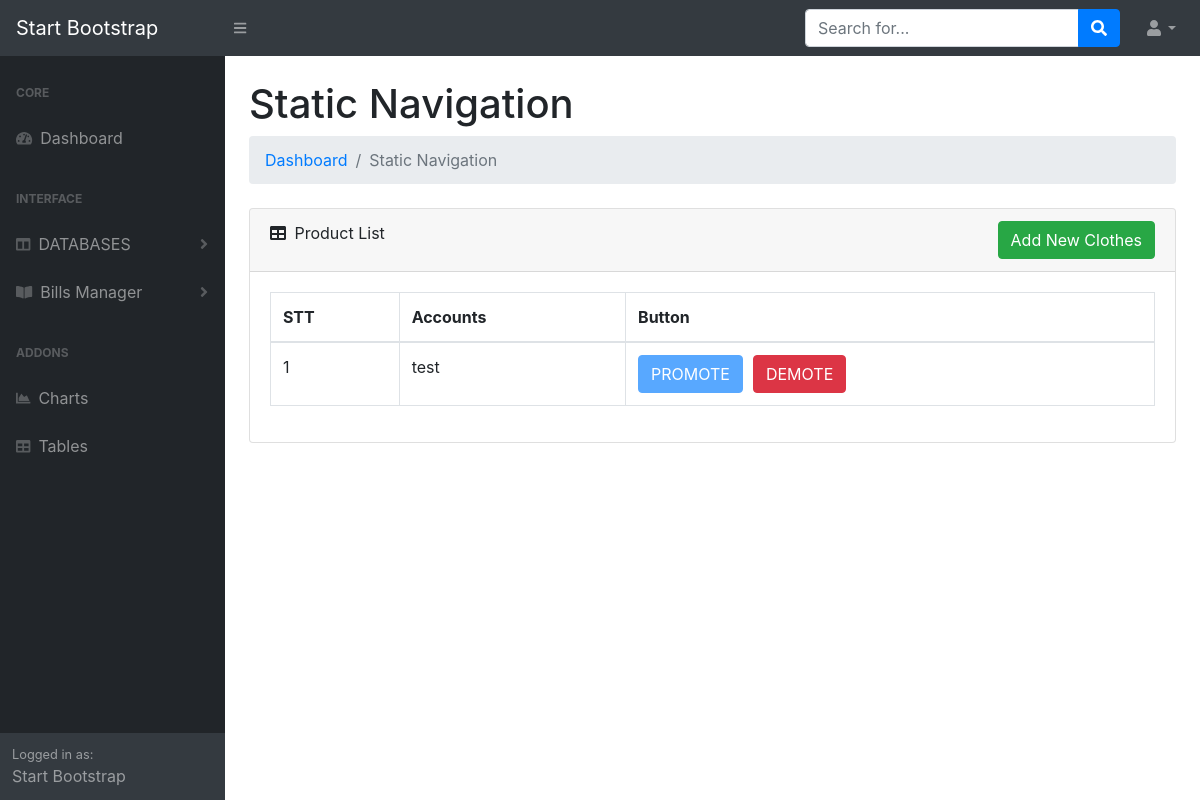
/admin-test/ACCOUNT.php, run on an earlier commit of the app's database.
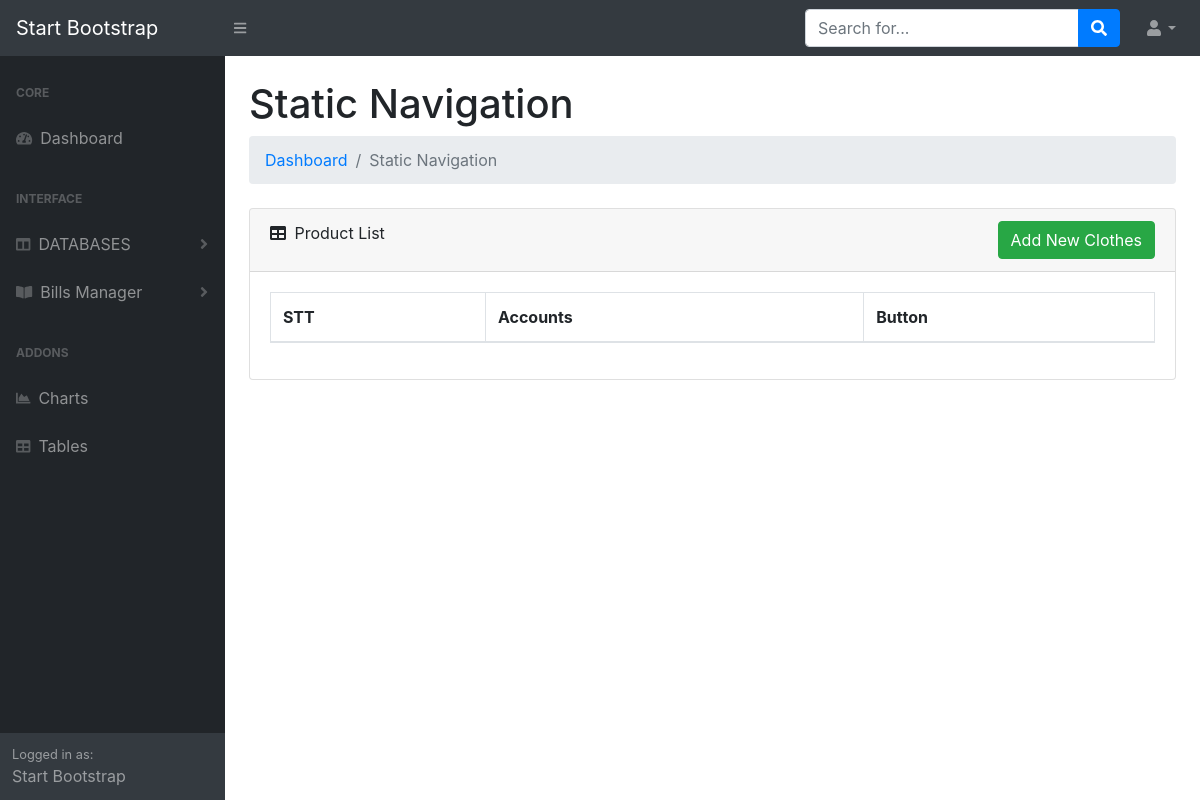
And on a later commit of the database.
### tables this page shows
CREATE TABLE `accounts` (
  `id` int(11) NOT NULL,
  `username` varchar(255) NOT NULL,
  `password` varchar(255) NOT NULL,
  `lv` int(11) NOT NULL
);

### models/DataProvider.php (called while the page is built, shortened)
<?php
class DataProvider
{
	private $link;
	function __construct()
	{
		$this->link=mysqli_connect("localhost","root","","sellclothes");
	}
	function ExecuteQuery($sql)
	{
		mysqli_query($this->link,"set names 'utf8'");
		return mysqli_query($this->link, $sql);
	}
	function FetchAll($sql)
	{
		$result=$this->ExecuteQuery($sql);
		$arr=array();
		while($row=mysqli_fetch_assoc($result))
		{
			$arr[]=$row;
		}
		return $arr;
	}
}
?>

### admin-test/ACCOUNT.php (the view, shortened to what this page needs)
<?php
include_once("../models/DataProvider.php");
?>
<!DOCTYPE html>
<html lang="en">
    <head>
        <link href="css/styles.css" rel="stylesheet" />
        <link href="https://cdn.datatables.net/1.10.20/css/dataTables.bootstrap4.min.css" rel="stylesheet" />
    </head>
    <body>
        <nav class="sb-topnav navbar navbar-expand navbar-dark bg-dark">
            <a class="navbar-brand" href="index.php">Start Bootstrap</a>
            <button class="btn btn-link btn-sm order-1 order-lg-0" id="sidebarToggle" href="#"><i class="fas fa-bars"></i></button>
            <form class="d-none d-md-inline-block form-inline ml-auto mr-0 mr-md-3 my-2 my-md-0">
                <div class="input-group">
                    <input class="form-control" type="text" placeholder="Search for..." aria-label="Search" aria-describedby="basic-addon2" />
                    <div class="input-group-append">
                        <button class="btn btn-primary" type="button"><i class="fas fa-search"></i></button>
                    </div>
                </div>
            </form>
            <ul class="navbar-nav ml-auto ml-md-0">
                <li class="nav-item dropdown">
                    <a class="nav-link dropdown-toggle" id="userDropdown" href="#" role="button" data-toggle="dropdown" aria-haspopup="true" aria-expanded="false"><i class="fas fa-user fa-fw"></i></a>
                </li>
            </ul>
        </nav>
        <div id="layoutSidenav">
        <?php
                include_once('menu-slide.php');
            ?>
            <div id="layoutSidenav_content">
                <main>
                    <div class="container-fluid">
                        <h1 class="mt-4">Static Navigation</h1>
                        <ol class="breadcrumb mb-4">
                            <li class="breadcrumb-item"><a href="index.php">Dashboard</a></li>
                            <li class="breadcrumb-item active">Static Navigation</li>
                        </ol>
    <div class="card mb-4">
        <div class="card-header" >
            <i class="fas fa-table mr-1"></i>
            Product List
            <div style="float:right">
                <button class='btn-add btn btn-success'  data-toggle='modal' data-target='#AddModal'>Add New Clothes</button>
            </div>
        </div>
        <div class="card-body">
            <div class="table-responsive" >
            <table class="table table-bordered" id="dataTable" width="100%" cellspacing="0">
                    <thead>
                        <tr>
                            <th>STT</th>
                            <th>Accounts</th>
                            <th>Button</th>
                        </tr>
                    </thead>
                    <tbody>
                    <?php
                       include_once("../models/DataProvider.php");
                        $db=new DataProvider();
                        $sql="SELECT * FROM `accounts`";
                        $array=$db->FetchAll($sql);
                        foreach($array as $user){
                            if($user['id']>0){
                            echo "<tr>";
                                echo "<td class='acc-id' >$user[id]</td>";
                                echo "<td class='acc-username' >$user[username]</td>";
                                if($user['lv']==1){
                                    echo "<td><button class='btn-promote btn btn-primary' disabled>PROMOTE</button>";
                                    echo "<button class='btn-demote btn btn-danger' style='margin-left:10px' >DEMOTE</button></td>";
                                }
                                else{
                                    echo "<td><button class='btn-promote btn btn-primary' >PROMOTE</button>";
                                    echo "<button class='btn-demote btn btn-danger' style='margin-left:10px' disabled>DEMOTE</button></td>";
                                }
                            echo "</tr>";
                            }
                        }
                        ?>
                    </tbody>
                </table>
            </div>
        </div>
    </div>
                    </div>
                    </div>
            </div>
    </body>
</html>

What changed in the data, as far as the page shows it:
removed accounts: id "1", username "test", lv "PROMOTE"
